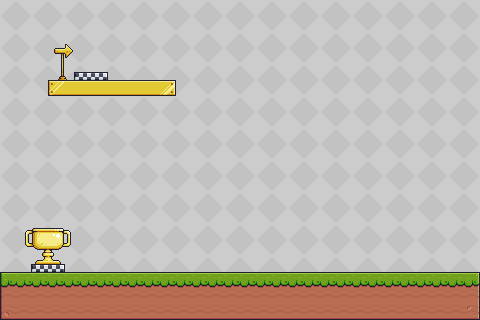

The image is a tile-based game level rendered from a .tmx file. Its description and complete source (layers, tilesets, objects, tile grids) follow:
An orthogonal 30x20 tile map with 16x16 px tiles, 4 tile layers (background, breakable, unbreakable, decoration), 4 tilesets and 2 objects (end, start).

<map version="1.9" tiledversion="1.9.2" orientation="orthogonal" renderorder="right-down" width="30" height="20" tilewidth="16" tileheight="16" infinite="0" nextlayerid="7" nextobjectid="8">
 <editorsettings>
  <export target="Level1.mini.tmx" format="tmx" />
 </editorsettings>
 <tileset firstgid="1" source="Terrain (16x16).tsx" />
 <tileset firstgid="243" source="Gray.tsx" />
 <tileset firstgid="259" source="End (Idle).tsx" />
 <tileset firstgid="275" source="Start (Idle).tsx" />
 <layer id="2" name="background" width="30" height="20">
  <data encoding="csv">
243,244,245,246,243,244,245,246,243,244,245,246,243,244,243,244,245,246,243,244,245,246,243,244,245,246,243,244,243,244,
247,248,249,250,247,248,249,250,247,248,249,250,247,248,247,248,249,250,247,248,249,250,247,248,249,250,247,248,247,248,
251,252,253,254,251,252,253,254,251,252,253,254,251,252,251,252,253,254,251,252,253,254,251,252,253,254,251,252,251,252,
255,256,257,258,255,256,257,258,255,256,257,258,255,256,255,256,257,258,255,256,257,258,255,256,257,258,255,256,255,256,
243,244,245,246,243,244,245,246,243,244,245,246,243,244,243,244,245,246,243,244,245,246,243,244,245,246,243,244,243,244,
247,248,249,250,247,248,249,250,247,248,249,250,247,248,247,248,249,250,247,248,249,250,247,248,249,250,247,248,247,248,
251,252,253,254,251,252,253,254,251,252,253,254,251,252,251,252,253,254,251,252,253,254,251,252,253,254,251,252,251,252,
255,256,257,258,255,256,257,258,255,256,257,258,255,256,255,256,257,258,255,256,257,258,255,256,257,258,255,256,255,256,
243,244,245,246,243,244,245,246,243,244,245,246,243,244,243,244,245,246,243,244,245,246,243,244,245,246,243,244,245,246,
247,248,249,250,247,248,249,250,247,248,249,250,247,248,247,248,249,250,247,248,249,250,247,248,249,250,247,248,249,250,
243,244,245,246,243,244,245,246,243,244,245,246,243,244,251,252,253,254,251,252,253,254,251,252,253,254,251,252,253,254,
247,248,249,250,247,248,249,250,247,248,249,250,247,248,255,256,257,258,255,256,257,258,255,256,257,258,255,256,257,258,
243,244,245,246,243,244,245,246,243,244,245,246,243,244,243,244,245,246,243,244,245,246,243,244,245,246,243,244,243,244,
247,248,249,250,247,248,249,250,247,248,249,250,247,248,247,248,249,250,247,248,249,250,247,248,249,250,247,248,247,248,
251,252,253,254,251,252,253,254,251,252,253,254,251,252,251,252,253,254,251,252,253,254,251,252,253,254,251,252,251,252,
255,256,257,258,255,256,257,258,255,256,257,258,255,256,255,256,257,258,255,256,257,258,255,256,257,258,255,256,255,256,
243,244,245,246,243,244,245,246,243,244,245,246,243,244,243,244,245,246,243,244,245,246,243,244,245,246,243,244,245,246,
247,248,249,250,247,248,249,250,247,248,249,250,247,248,247,248,249,250,247,248,249,250,247,248,249,250,247,248,249,250,
251,252,253,254,251,252,253,254,251,252,253,254,251,252,251,252,253,254,251,252,253,254,251,252,253,254,251,252,253,254,
255,256,257,258,255,256,257,258,255,256,257,258,255,256,255,256,257,258,255,256,257,258,255,256,257,258,255,256,257,258
</data>
 </layer>
 <layer id="1" name="breakable" width="30" height="20">
  <data encoding="csv">
0,0,0,0,0,0,0,0,0,0,0,0,0,0,0,0,0,0,0,0,0,0,0,0,0,0,0,0,0,0,
0,0,0,0,0,0,0,0,0,0,0,0,0,0,0,0,0,0,0,0,0,0,0,0,0,0,0,0,0,0,
0,0,0,0,0,0,0,0,0,0,0,0,0,0,0,0,0,0,0,0,0,0,0,0,0,0,0,0,0,0,
0,0,0,0,0,0,0,0,0,0,0,0,0,0,0,0,0,0,0,0,0,0,0,0,0,0,0,0,0,0,
0,0,0,0,0,0,0,0,0,0,0,0,0,0,0,0,0,0,0,0,0,0,0,0,0,0,0,0,0,0,
0,0,0,0,0,0,0,0,0,0,0,0,0,0,0,0,0,0,0,0,0,0,0,0,0,0,0,0,0,0,
0,0,0,0,0,0,0,0,0,0,0,0,0,0,0,0,0,0,0,0,0,0,0,0,0,0,0,0,0,0,
0,0,0,0,0,0,0,0,0,0,0,0,0,0,0,0,0,0,0,0,0,0,0,0,0,0,0,0,0,0,
0,0,0,0,0,0,0,0,0,0,0,0,0,0,0,0,0,0,0,0,0,0,0,0,0,0,0,0,0,0,
0,0,0,0,0,0,0,0,0,0,0,0,0,0,0,0,0,0,0,0,0,0,0,0,0,0,0,0,0,0,
0,0,0,0,0,0,0,0,0,0,0,0,0,0,0,0,0,0,0,0,0,0,0,0,0,0,0,0,0,0,
0,0,0,0,0,0,0,0,0,0,0,0,0,0,0,0,0,0,0,0,0,0,0,0,0,0,0,0,0,0,
0,0,0,0,0,0,0,0,0,0,0,0,0,0,0,0,0,0,0,0,0,0,0,0,0,0,0,0,0,0,
0,0,0,0,0,0,0,0,0,0,0,0,0,0,0,0,0,0,0,0,0,0,0,0,0,0,0,0,0,0,
0,0,0,0,0,0,0,0,0,0,0,0,0,0,0,0,0,0,0,0,0,0,0,0,0,0,0,0,0,0,
0,0,0,0,0,0,0,0,0,0,0,0,0,0,0,0,0,0,0,0,0,0,0,0,0,0,0,0,0,0,
0,0,0,0,0,0,0,0,0,0,0,0,0,0,0,0,0,0,0,0,0,0,0,0,0,0,0,0,0,0,
7,8,8,8,8,8,8,8,8,8,8,8,8,8,8,8,8,8,8,8,8,8,8,8,8,8,8,8,8,9,
29,30,30,30,30,30,30,30,30,30,30,30,30,30,30,30,30,30,30,30,30,30,30,30,30,30,30,30,30,31,
51,52,52,52,52,52,52,52,52,52,52,52,52,52,52,52,52,52,52,52,52,52,52,52,52,52,52,52,52,53
</data>
 </layer>
 <layer id="3" name="unbreakable" width="30" height="20">
  <data encoding="csv">
0,0,0,0,0,0,0,0,0,0,0,0,0,0,0,0,0,0,0,0,0,0,0,0,0,0,0,0,0,0,
0,0,0,0,0,0,0,0,0,0,0,0,0,0,0,0,0,0,0,0,0,0,0,0,0,0,0,0,0,0,
0,0,0,0,0,0,0,0,0,0,0,0,0,0,0,0,0,0,0,0,0,0,0,0,0,0,0,0,0,0,
0,0,0,0,0,0,0,0,0,0,0,0,0,0,0,0,0,0,0,0,0,0,0,0,0,0,0,0,0,0,
0,0,0,0,0,0,0,0,0,0,0,0,0,0,0,0,0,0,0,0,0,0,0,0,0,0,0,0,0,0,
0,0,0,194,195,195,195,195,195,195,196,0,0,0,0,0,0,0,0,0,0,0,0,0,0,0,0,0,0,0,
0,0,0,0,0,0,0,0,0,0,0,0,0,0,0,0,0,0,0,0,0,0,0,0,0,0,0,0,0,0,
0,0,0,0,0,0,0,0,0,0,0,0,0,0,0,0,0,0,0,0,0,0,0,0,0,0,0,0,0,0,
0,0,0,0,0,0,0,0,0,0,0,0,0,0,0,0,0,0,0,0,0,0,0,0,0,0,0,0,0,0,
0,0,0,0,0,0,0,0,0,0,0,0,0,0,0,0,0,0,0,0,0,0,0,0,0,0,0,0,0,0,
0,0,0,0,0,0,0,0,0,0,0,0,0,0,0,0,0,0,0,0,0,0,0,0,0,0,0,0,0,0,
0,0,0,0,0,0,0,0,0,0,0,0,0,0,0,0,0,0,0,0,0,0,0,0,0,0,0,0,0,0,
0,0,0,0,0,0,0,0,0,0,0,0,0,0,0,0,0,0,0,0,0,0,0,0,0,0,0,0,0,0,
0,0,0,0,0,0,0,0,0,0,0,0,0,0,0,0,0,0,0,0,0,0,0,0,0,0,0,0,0,0,
0,0,0,0,0,0,0,0,0,0,0,0,0,0,0,0,0,0,0,0,0,0,0,0,0,0,0,0,0,0,
0,0,0,0,0,0,0,0,0,0,0,0,0,0,0,0,0,0,0,0,0,0,0,0,0,0,0,0,0,0,
0,0,0,0,0,0,0,0,0,0,0,0,0,0,0,0,0,0,0,0,0,0,0,0,0,0,0,0,0,0,
0,0,0,0,0,0,0,0,0,0,0,0,0,0,0,0,0,0,0,0,0,0,0,0,0,0,0,0,0,0,
0,0,0,0,0,0,0,0,0,0,0,0,0,0,0,0,0,0,0,0,0,0,0,0,0,0,0,0,0,0,
0,0,0,0,0,0,0,0,0,0,0,0,0,0,0,0,0,0,0,0,0,0,0,0,0,0,0,0,0,0
</data>
 </layer>
 <layer id="6" name="decoration" width="30" height="20">
  <data encoding="csv">
0,0,0,0,0,0,0,0,0,0,0,0,0,0,0,0,0,0,0,0,0,0,0,0,0,0,0,0,0,0,
0,0,0,0,0,0,0,0,0,0,0,0,0,0,0,0,0,0,0,0,0,0,0,0,0,0,0,0,0,0,
0,0,0,279,280,281,282,0,0,0,0,0,0,0,0,0,0,0,0,0,0,0,0,0,0,0,0,0,0,0,
0,0,0,283,284,285,286,0,0,0,0,0,0,0,0,0,0,0,0,0,0,0,0,0,0,0,0,0,0,0,
0,0,0,287,288,289,290,0,0,0,0,0,0,0,0,0,0,0,0,0,0,0,0,0,0,0,0,0,0,0,
0,0,0,0,0,0,0,0,0,0,0,0,0,0,0,0,0,0,0,0,0,0,0,0,0,0,0,0,0,0,
0,0,0,0,0,0,0,0,0,0,0,0,0,0,0,0,0,0,0,0,0,0,0,0,0,0,0,0,0,0,
0,0,0,0,0,0,0,0,0,0,0,0,0,0,0,0,0,0,0,0,0,0,0,0,0,0,0,0,0,0,
0,0,0,0,0,0,0,0,0,0,0,0,0,0,0,0,0,0,0,0,0,0,0,0,0,0,0,0,0,0,
0,0,0,0,0,0,0,0,0,0,0,0,0,0,0,0,0,0,0,0,0,0,0,0,0,0,0,0,0,0,
0,0,0,0,0,0,0,0,0,0,0,0,0,0,0,0,0,0,0,0,0,0,0,0,0,0,0,0,0,0,
0,0,0,0,0,0,0,0,0,0,0,0,0,0,0,0,0,0,0,0,0,0,0,0,0,0,0,0,0,0,
0,0,0,0,0,0,0,0,0,0,0,0,0,0,0,0,0,0,0,0,0,0,0,0,0,0,0,0,0,0,
0,0,0,0,0,0,0,0,0,0,0,0,0,0,0,0,0,0,0,0,0,0,0,0,0,0,0,0,0,0,
0,263,264,265,266,0,0,0,0,0,0,0,0,0,0,0,0,0,0,0,0,0,0,0,0,0,0,0,0,0,
0,267,268,269,270,0,0,0,0,0,0,0,0,0,0,0,0,0,0,0,0,0,0,0,0,0,0,0,0,0,
0,271,272,273,274,0,0,0,0,0,0,0,0,0,0,0,0,0,0,0,0,0,0,0,0,0,0,0,0,0,
0,0,0,0,0,0,0,0,0,0,0,0,0,0,0,0,0,0,0,0,0,0,0,0,0,0,0,0,0,0,
0,0,0,0,0,0,0,0,0,0,0,0,0,0,0,0,0,0,0,0,0,0,0,0,0,0,0,0,0,0,
0,0,0,0,0,0,0,0,0,0,0,0,0,0,0,0,0,0,0,0,0,0,0,0,0,0,0,0,0,0
</data>
 </layer>
 <objectgroup id="5" name="interractions">
  <object id="3" name="end" x="48" y="272">
   <point />
  </object>
  <object id="4" name="start" x="80" y="48">
   <point />
  </object>
 </objectgroup>
</map>
